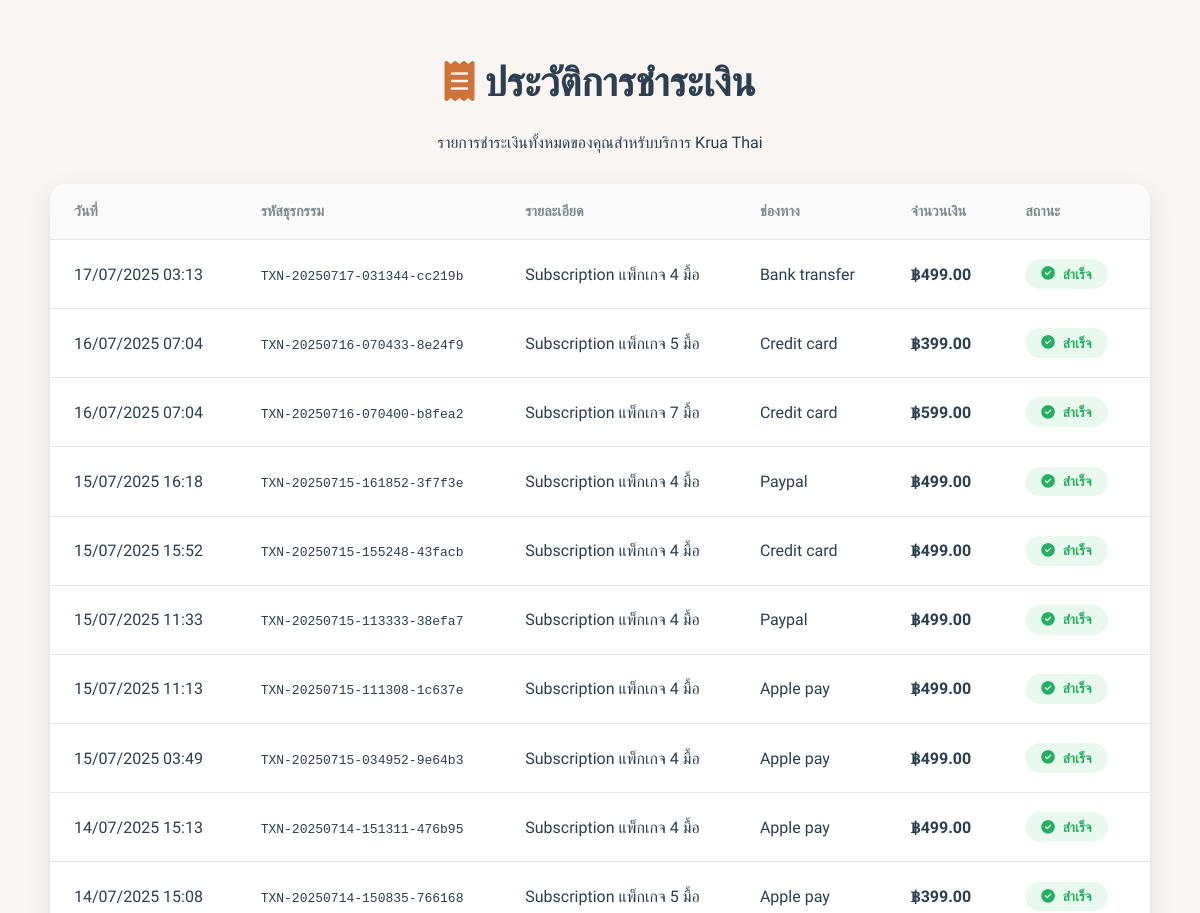
The page /KruaThai/payment_status.php (signed in, upper part) on the database as committed earlier.
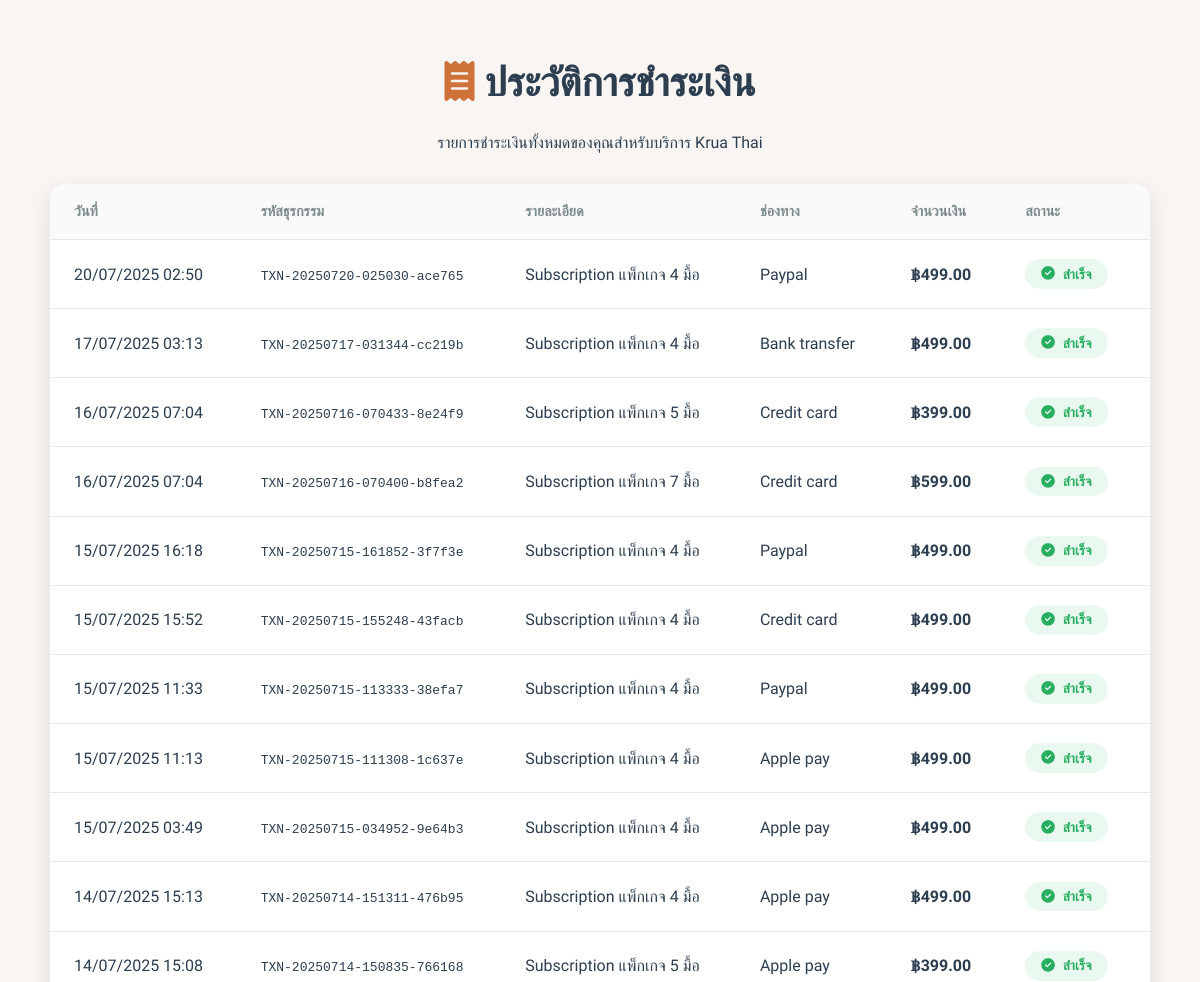
The same page on the database as committed later.
### tables this page shows
CREATE TABLE `payments` (
  `id` char(36) NOT NULL,
  `subscription_id` char(36) NOT NULL,
  `user_id` char(36) NOT NULL,
  `payment_method` enum('apple_pay','google_pay','paypal','credit_card','bank_transfer') NOT NULL,
  `payment_provider` varchar(50) DEFAULT NULL,
  `transaction_id` varchar(100) DEFAULT NULL,
  `external_payment_id` varchar(100) DEFAULT NULL,
  `amount` decimal(8,2) NOT NULL,
  `currency` varchar(3) DEFAULT 'THB',
  `fee_amount` decimal(8,2) DEFAULT '0.00',
  `net_amount` decimal(8,2) NOT NULL,
  `status` enum('pending','completed','failed','refunded','partial_refund') DEFAULT 'pending',
  `payment_date` timestamp NULL DEFAULT NULL,
  `billing_period_start` date DEFAULT NULL,
  `billing_period_end` date DEFAULT NULL,
  `description` text,
  `failure_reason` text,
  `refund_amount` decimal(8,2) DEFAULT '0.00',
  `refund_reason` text,
  `refunded_at` timestamp NULL DEFAULT NULL,
  `created_at` timestamp NOT NULL DEFAULT CURRENT_TIMESTAMP,
  `updated_at` timestamp NOT NULL DEFAULT CURRENT_TIMESTAMP ON UPDATE CURRENT_TIMESTAMP
);

### KruaThai/payment_status.php (the view, shortened to what this page needs)
<?php
require_once 'config/database.php';
$user_id = $_SESSION['user_id'];
$page_error = null;
$payments = [];
try {
    $stmt = $pdo->prepare(
        "SELECT
            p.transaction_id,
            p.amount,
            p.currency,
            p.status,
            p.payment_date,
            p.description,
            p.payment_method
         FROM payments p
         WHERE p.user_id = ?
         ORDER BY p.payment_date DESC"
    );
    $stmt->execute([$user_id]);
    $payments = $stmt->fetchAll(PDO::FETCH_ASSOC);
} catch (PDOException $e) {
    $page_error = "เกิดข้อผิดพลาดในการดึงข้อมูลการชำระเงิน";
}
function getStatusInfo($status) {
    $map = [
        'completed' => ['text' => 'สำเร็จ', 'class' => 'completed', 'icon' => 'fa-check-circle'],
        'pending'   => ['text' => 'รอตรวจสอบ', 'class' => 'pending', 'icon' => 'fa-clock'],
        'failed'    => ['text' => 'ล้มเหลว', 'class' => 'failed', 'icon' => 'fa-times-circle'],
        'refunded'  => ['text' => 'คืนเงินแล้ว', 'class' => 'refunded', 'icon' => 'fa-undo'],
        'partial_refund' => ['text' => 'คืนเงินบางส่วน', 'class' => 'refunded', 'icon' => 'fa-undo-alt']
    ];
    return $map[strtolower($status)] ?? ['text' => ucfirst($status), 'class' => 'unknown', 'icon' => 'fa-question-circle'];
}
?>
<!DOCTYPE html>
<html lang="th">
<head>
    <link href="https://cdnjs.cloudflare.com/ajax/libs/font-awesome/6.4.0/css/all.min.css" rel="stylesheet">
</head>
<body>
    <div class="container">
        <header class="page-header">
            <h1 class="page-title"><i class="fas fa-receipt"></i> ประวัติการชำระเงิน</h1>
            <p class="page-subtitle">รายการชำระเงินทั้งหมดของคุณสำหรับบริการ Krua Thai</p>
        </header>
        <div class="table-container">
            <div class="table-wrapper">
                <table>
                    <thead>
                        <tr>
                            <th>วันที่</th>
                            <th>รหัสธุรกรรม</th>
                            <th>รายละเอียด</th>
                            <th>ช่องทาง</th>
                            <th>จำนวนเงิน</th>
                            <th>สถานะ</th>
                        </tr>
                    </thead>
                    <tbody>
                        <?php if ($page_error): ?>
                            <tr><td colspan="6" style="text-align:center; color:red;"><?php echo htmlspecialchars($page_error); ?></td></tr>
                        <?php else: ?>
                            <?php foreach ($payments as $payment):
                                $status_info = getStatusInfo($payment['status']);
                            ?>
                            <tr>
                                <td><?php echo date('d/m/Y H:i', strtotime($payment['payment_date'])); ?></td>
                                <td><code><?php echo htmlspecialchars($payment['transaction_id']); ?></code></td>
                                <td><?php echo htmlspecialchars($payment['description']); ?></td>
                                <td>
                                    <span class="payment-method">
                                        <?php echo ucfirst(str_replace('_', ' ', $payment['payment_method'])); ?>
                                    </span>
                                </td>
                                <td><strong class="price">฿<?php echo number_format($payment['amount'], 2); ?></strong></td>
                                <td>
                                    <div class="status-badge <?php echo $status_info['class']; ?>">
                                        <i class="fas <?php echo $status_info['icon']; ?>"></i>
                                        <span><?php echo $status_info['text']; ?></span>
                                    </div>
                                </td>
                            </tr>
                            <?php endforeach; ?>
                        <?php endif; ?>
                    </tbody>
                </table>
            </div>
        </div>
    </div>
</body>
</html>

Rows that differ between the two databases and show on the page:
added payments: payment_date "20/07/2025 02:50", transaction "TXN-20250720-025030-ace765", description "Subscription แพ็กเกจ 4 มื้อ", payment_method "Paypal", amount "499.00", status "สำเร็จ"
